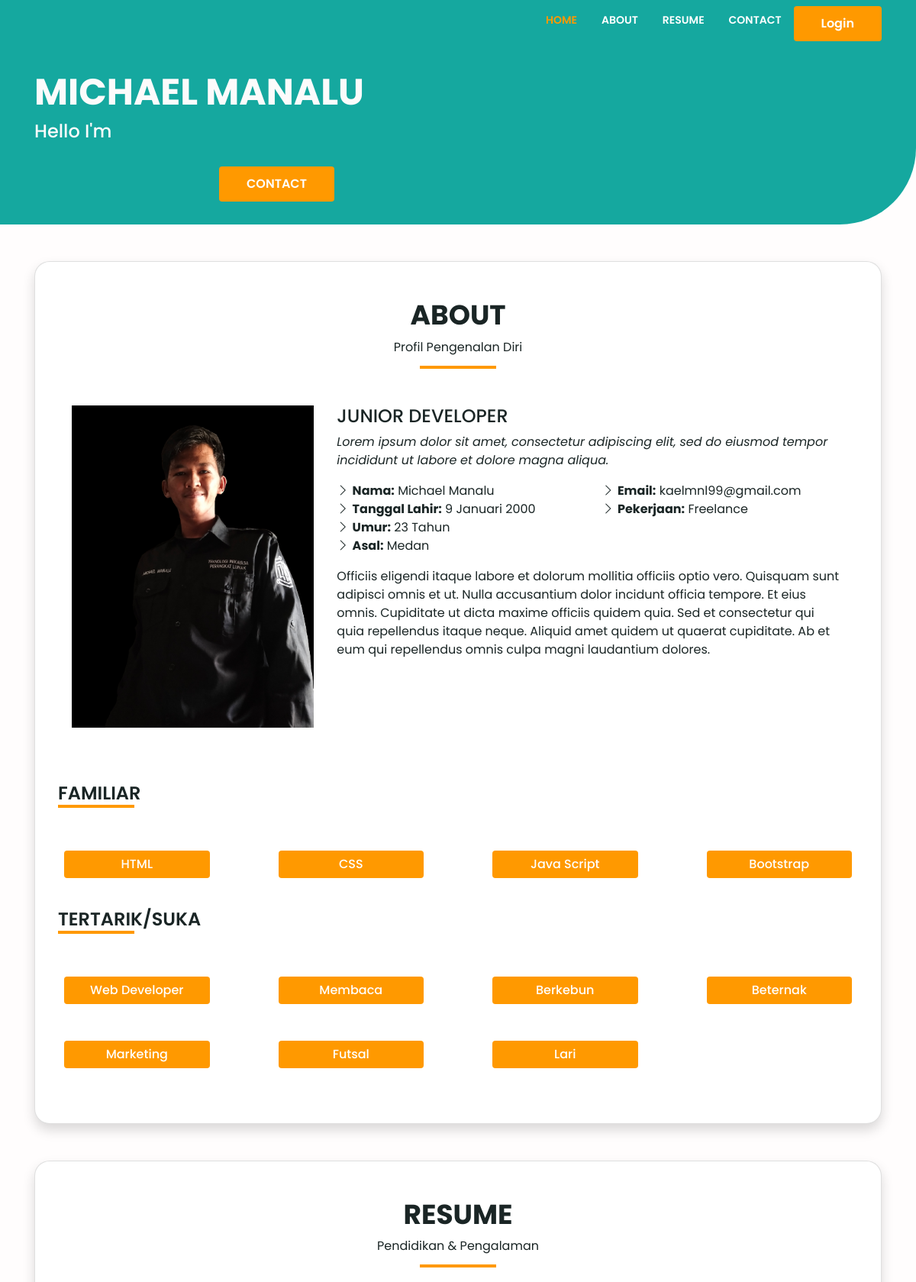
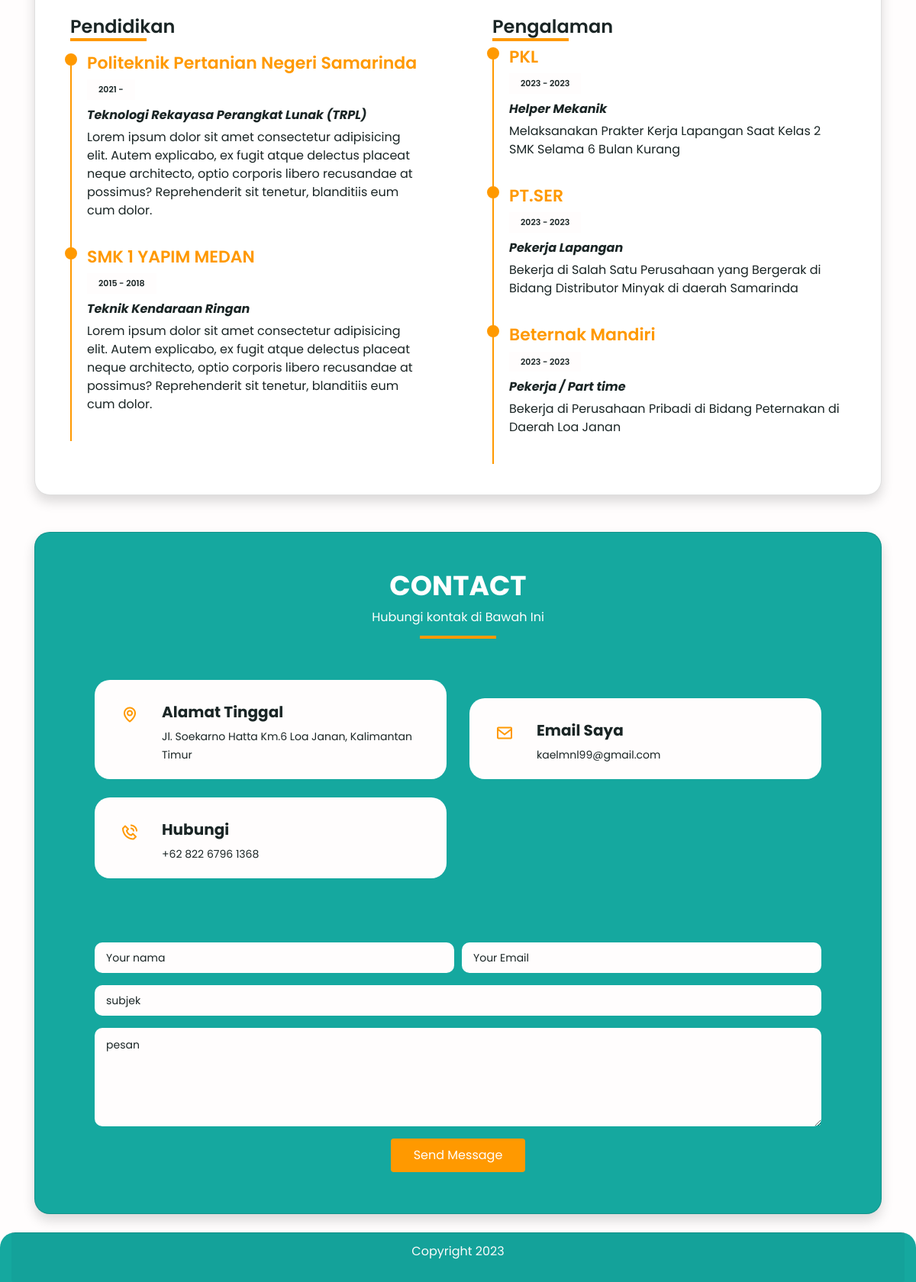
The page / on the database its author committed (2 pictures, top to bottom).
### tables this page shows
CREATE TABLE `penglaman` (
  `id` int(11) NOT NULL,
  `nama_perusahaan` varchar(255) NOT NULL,
  `jabatan` varchar(255) NOT NULL,
  `mulai` int(4) NOT NULL,
  `akhir` int(4) NOT NULL,
  `deskripsi` varchar(10000) NOT NULL
);

### koneksi/auth.php (called while the page is built, shortened)
<?php
function checkLogin() {
    return false;
}

### index.php (the view, shortened to what this page needs)
<?php
require_once('koneksi/database.php');
require_once('koneksi/auth.php');
?>
<!DOCTYPE html>
<html lang="en">
<head>
  <link rel="stylesheet" href="https://cdn.jsdelivr.net/npm/bootstrap@4.6.0/dist/css/bootstrap.min.css"
>
  <link rel="stylesheet" href="https://cdnjs.cloudflare.com/ajax/libs/font-awesome/5.13.1/css/all.min.css">
  <link href="assets/boostrap/bootstrap-icons/font/bootstrap-icons.css" rel="stylesheet">
  <link href="assets/boxicons/css/boxicons.min.css" rel="stylesheet">
  <link rel="stylesheet" href="main.css">
  <link href="https://unpkg.com/aos@2.3.1/dist/aos.css" rel="stylesheet">
  <link rel="stylesheet" href="https://cdnjs.cloudflare.com/ajax/libs/animate.css/4.1.1/animate.min.css" />
</head>
<body>
  <nav class="navbar navbar-expand-lg navbar-light sticky-top">
    <div class="container">
      <div class="collapse navbar-collapse" id="navbarNav">
        <ul class="navbar-nav ml-auto">
          <li class="nav-item mx-md-2">
            <a class="nav-link active" href="#">HOME</a>
          </li>
          <li class="nav-item mx-md-2">
            <a class="nav-link" href="#about">ABOUT</a>
          </li>
          <li class="nav-item mx-md-2">
            <a class="nav-link" href="#resume">RESUME</a>
          <li class="nav-item mx-md-2">
            <a class="nav-link" href="#contact">CONTACT</a>
          </li>
          <?php if(checkLogin()) : ?>
                  <a href="admin.php" style="background: #FF9900;
    padding: 10px 35px;
    color: #fff;
    font-weight: 600;
    border-radius: 4px;" class="btn btn-contact">Admin</a>
              <?php else: ?>
                  <a href="login.php" style="background: #FF9900;
    padding: 10px 35px;
    color: #fff;
    font-weight: 600;
    border-radius: 4px;" class="btn btn-contact">Login</a>
              <?php endif; ?>
        </ul>
      </div>
    </div>
  </nav>
  <header class="hero">
    <div class="container">
      <div class="section-hero" id="hero">
        <div class="row">
          <div class="col-lg-7 col-md-12 col-sm-12 align-self-center">
            <h1 class="animate__slideInDown">MICHAEL MANALU</h1>
            <h3>
              Hello I'm <span id="typed2"></span>
            </h3>
            <div class="text-center">
              <a href="#contact" class="btn btn-contact mt-2 mt-lg-4 " data-aos="fade-up"
                data-aos-duration="3000">CONTACT</a>
            </div>
          </div>
          <div class="col-lg-5 col-md-12 col-sm-12 align-self-center py-4 mx-auto d-block">
          </div>
        </div>
      </div>
    </div>
  </header>
  <main>
    <section class="section-about mt-4 py-4" id="about">
      <div class="container">
        <div class="card card-about shadow p- 3 py-4 ">
          <div class="row">
            <div class="col my-4">
              <h2 class="text-center">
                ABOUT
              </h2>
              <p class="text-center">Profil Pengenalan Diri</p>
            </div>
          </div>
          <div class="row px-5 py-4">
            <div class="col-lg-4" data-aos="fade-right">
              <img src="img\Michaelmanalu.png" class="img-fluid">
            </div>
            <div class="col-lg-8 pt-4 pt-lg-0 content" data-aos="fade-left">
              <h4>JUNIOR DEVELOPER</h4>
              <p class="font-italic">
                Lorem ipsum dolor sit amet, consectetur adipiscing elit, sed do eiusmod tempor incididunt ut labore et
                dolore
                magna aliqua.
              </p>
              <div class="row">
                <div class="col-lg-6">
                  <ul type="none">
                    <li><i class="bi bi-chevron-right"></i> <strong>Nama:</strong> <span> Michael Manalu</span>
                    </li>
                    <li><i class="bi bi-chevron-right"></i> <strong>Tanggal Lahir:</strong> <span>9 Januari 2000</span>
                    </li>
                    <li><i class="bi bi-chevron-right"></i> <strong>Umur:</strong> <span>23 Tahun</span></li>
                    <li><i class="bi bi-chevron-right"></i> <strong>Asal:</strong> <span>Medan</span></li>
                  </ul>
                </div>
                <div class="col-lg-6">
                  <ul type="none">
                    <li><i class="bi bi-chevron-right"></i> <strong>Email:</strong> <span>kaelmnl99@gmail.com</span>
                    </li>
                    <li><i class="bi bi-chevron-right"></i> <strong>Pekerjaan:</strong> <span>Freelance</span></li>
                  </ul>
                </div>
              </div>
              <p>
                Officiis eligendi itaque labore et dolorum mollitia officiis optio vero. Quisquam sunt adipisci omnis et
                ut. Nulla accusantium dolor incidunt officia tempore. Et eius omnis.
                Cupiditate ut dicta maxime officiis quidem quia. Sed et consectetur qui quia repellendus itaque neque.
                Aliquid amet quidem ut quaerat cupiditate. Ab et eum qui repellendus omnis culpa magni laudantium
                dolores.
              </p>
            </div>
          </div>
          <div class="row mt-5">
            <div class="col">
              <h3>FAMILIAR</h3>
            </div>
          </div>
          <div class="row py-4 px-2">
            <div class="col-lg-3 col-md-6 mt-4">
              <div class="skill-box" data-aos="fade-down">
                <p class="text-center">HTML</p>
              </div>
            </div>
            <div class="col-lg-3 col-md-6 mt-4" data-aos="fade-down">
              <div class="skill-box">
                <p class="text-center">CSS</p>
              </div>
            </div>
            <div class="col-lg-3 col-md-6 mt-4">
              <div class="skill-box" data-aos="fade-down">
                <p class="text-center"> Java Script</p>
              </div>
            </div>
            <div class="col-lg-3 col-md-6 mt-4">
              <div class="skill-box" data-aos="fade-down">
                <p class="text-center">Bootstrap</p>
              </div>
            </div>
          </div>
          <div class="row mt-3">
            <div class="col">
              <h3>TERTARIK/SUKA</h3>
            </div>
          </div>
          <div class="row py-4 px-2">
            <div class="col-lg-3 col-md-6 mt-4">
              <div class="skill-box" data-aos="fade-up">
                <p class="text-center">Web Developer</p>
              </div>
            </div>
            <div class="col-lg-3 col-md-6 mt-4">
              <div class="skill-box" data-aos="fade-up">
                <p class="text-center">Membaca</p>
              </div>
            </div>
            <div class="col-lg-3 col-md-6 mt-4">
              <div class="skill-box" data-aos="fade-up">
                <p class="text-center">Berkebun</p>
              </div>
            </div>
            <div class="col-lg-3 col-md-6 mt-4">
              <div class="skill-box" data-aos="fade-up">
                <p class="text-center">Beternak</p>
              </div>
            </div>
          </div>
          <div class="row pb-5 px-2">
            <div class="col-lg-3 col-md-6 mt-4">
              <div class="skill-box" data-aos="fade-up">
                <p class="text-center">Marketing</p>
              </div>
            </div>
            <div class="col-lg-3 col-md-6 mt-4">
              <div class="skill-box" data-aos="fade-up">
                <p class="text-center">Futsal</p>
              </div>
            </div>
            <div class="col-lg-3 col-md-6 mt-4">
              <div class="skill-box" data-aos="fade-up">
                <p class="text-center">Lari</p>
              </div>
            </div>
          </div>
        </div>
      </div>
    </section>
    <section class="section-resume py-4" id="resume">
      <div class="container">
        <div class="card card-resume shadow p-3 py-4">
          <div class="row">
            <div class="col my-4">
              <h2 class="text-center">
                RESUME
              </h2>
              <p class="text-center">Pendidikan & Pengalaman</p>
            </div>
          </div>
          <div class="row">
            <div class="col-lg-6 py-3">
              <h3>Pendidikan</h3>
              <div class="resume-item mt-3">
                <h4>Politeknik Pertanian Negeri Samarinda</h4>
                <span>2021 -</span>
                <h5>Teknologi Rekayasa Perangkat Lunak (TRPL)</h5>
                <p>
                  Lorem ipsum dolor sit amet consectetur adipisicing elit. Autem explicabo, ex fugit atque delectus
                  placeat neque architecto, optio corporis libero recusandae at possimus? Reprehenderit sit tenetur,
                  blanditiis eum cum dolor.
                </p>
              </div>
              <div class="resume-item">
                <h4>SMK 1 YAPIM MEDAN </h4>
                <span>2015 - 2018</span>
                <h5>Teknik Kendaraan Ringan</h5>
                <p>
                  Lorem ipsum dolor sit amet consectetur adipisicing elit. Autem explicabo, ex fugit atque delectus
                  placeat neque architecto, optio corporis libero recusandae at possimus? Reprehenderit sit tenetur,
                  blanditiis eum cum dolor.
                </p>
              </div>
            </div>
            <div class="col-lg-6 py-3">
              <h3>Pengalaman</h3>
              <?php
                $queryExp = "SELECT * FROM penglaman ORDER BY id ASC";
                $resultExp = mysqli_query($connectDb, $queryExp);
                while ($data = mysqli_fetch_array($resultExp)) : ?>
                  <div class="resume-item">
                    <h4><?= $data['nama_perusahaan']; ?></h4>
                    <span><?php
                    $startDate = $data['mulai'];
                    echo date("Y", strtotime($startDate));
                    ?>
                    -
                    <?php
                    $startEnd = $data['akhir'];
                    echo date("Y", strtotime($startEnd));
                    ?>
                  </span>
                    <h5><?= $data['jabatan']; ?></h5>
                    <p>
                    <?= $data['deskripsi']; ?>
                    </p>
                  </div>
                  <?php endwhile; ?>
            </div>
          </div>
        </div>
      </div>
    </section>
    <section class="section-contact py-4" id="contact">
      <div class="container">
        <div class="card card-contact shadow p-3 py-4 px-5">
          <div class="row">
            <div class="col my-4">
              <h2 class="text-center">
                CONTACT
              </h2>
              <p class="text-center">Hubungi kontak di Bawah Ini</p>
            </div>
          </div>
          <div class="row box-contact">
            <div class="col-md-6 d-flex align-items-stretch">
              <div class="info-box">
                <i class="bx bx-map"></i>
                <h3>Alamat Tinggal</h3>
                <p>Jl. Soekarno Hatta Km.6 Loa Janan, Kalimantan Timur</p>
              </div>
            </div>
            <div class="col-md-6 mt-4 d-flex align-items-stretch">
              <div class="info-box">
                <i class="bx bx-envelope"></i>
                <h3>Email Saya</h3>
                <p>kaelmnl99@gmail.com</p>
              </div>
            </div>
            <div class="col-md-6 mt-4 d-flex align-items-stretch">
              <div class="info-box">
                <i class="bx bx-phone-call"></i>
                <h3>Hubungi</h3>
                <p>+62 822 6796 1368 </p>
              </div>
            </div>
          </div>
          <div class="row">
            <div class="col">
            <form action="contact-save.php " method="post" role="form" class="php-email-form needs-validation mt-4"
                novalidate >
                <div class="form-row">
                  <div class="col-md-6 form-group">
                    <input type="text" name="nama" class="form-control" id="nama" placeholder="Your nama"
                      data-rule="minlen:4" data-msg="Please enter at least 4 chars" />
                  </div>
                  <div class="col-md-6 form-group">
                    <input type="email" class="form-control" name="email" id="email" placeholder="Your Email"
                      data-rule="email" data-msg="Please enter a valid email" />
                  </div>
                </div>
                <div class="form-group">
                  <input type="text" class="form-control" name="subjek" id="subjek" placeholder="subjek"
                    data-rule="minlen:4" data-msg="Please enter at least 8 chars of subjek" />
                </div>
                <div class="form-group">
                  <textarea class="form-control" name="pesan" rows="5" data-rule="required"
                    data-msg="Please write something for us" placeholder="pesan"></textarea>
                </div>
                <div class="text-center"><button type="submit">Send Message</button></div>
              </form>
            </div>
          </div>
        </div>
      </div>
    </section>
  </main>
  <footer>
    <div class="container-fluid">
      <div class="card-footer">
        <div class="row justify-content-center footer-c">
          <p>Copyright 2023</p>
        </div>
      </div>
    </div>
  </footer>
</body>
</html>

### rows shown on the page
penglaman: nama_perusahaan "PKL", mulai "2023", akhir "2023", jabatan "Helper Mekanik", deskripsi "Melaksanakan Prakter Kerja Lapangan Saat Kelas 2 SMK Selama 6 Bulan Kurang"
penglaman: nama_perusahaan "PT.SER", mulai "2023", akhir "2023", jabatan "Pekerja Lapangan", deskripsi "Bekerja di Salah Satu Perusahaan yang Bergerak di Bidang Distributor Minyak di daerah Samarinda"
penglaman: nama_perusahaan "Beternak Mandiri", mulai "2023", akhir "2023", jabatan "Pekerja / Part time", deskripsi "Bekerja di Perusahaan Pribadi di Bidang Peternakan di Daerah Loa Janan"
